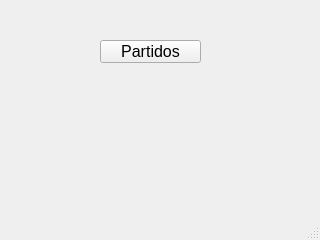
<?xml version="1.0" encoding="UTF-8"?>
<ui version="4.0">
 <class>VentanaInicial</class>
 <widget class="QMainWindow" name="VentanaInicial">
  <property name="geometry">
   <rect>
    <x>0</x>
    <y>0</y>
    <width>320</width>
    <height>240</height>
   </rect>
  </property>
  <property name="font">
   <font>
    <pointsize>12</pointsize>
   </font>
  </property>
  <property name="windowTitle">
   <string>Ventana inicial de la corrupción</string>
  </property>
  <widget class="QWidget" name="centralwidget">
   <widget class="QPushButton" name="botonPartidos">
    <property name="geometry">
     <rect>
      <x>100</x>
      <y>40</y>
      <width>101</width>
      <height>23</height>
     </rect>
    </property>
    <property name="text">
     <string>Partidos</string>
    </property>
    <property name="autoDefault">
     <bool>false</bool>
    </property>
   </widget>
  </widget>
  <widget class="QMenuBar" name="menubar">
   <property name="geometry">
    <rect>
     <x>0</x>
     <y>0</y>
     <width>320</width>
     <height>27</height>
    </rect>
   </property>
  </widget>
  <widget class="QStatusBar" name="statusbar"/>
 </widget>
 <resources/>
 <connections/>
</ui>
